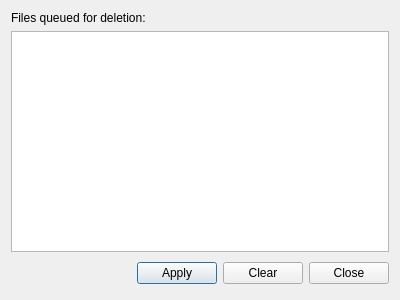
<?xml version="1.0" encoding="UTF-8"?>
<ui version="4.0">
 <class>QueueDialog</class>
 <widget class="QDialog" name="QueueDialog">
  <property name="windowModality">
   <enum>Qt::ApplicationModal</enum>
  </property>
  <property name="geometry">
   <rect>
    <x>0</x>
    <y>0</y>
    <width>400</width>
    <height>300</height>
   </rect>
  </property>
  <property name="windowTitle">
   <string>Operation Queue</string>
  </property>
  <layout class="QVBoxLayout" name="verticalLayout">
   <item>
    <widget class="QLabel" name="titleLabel">
     <property name="text">
      <string>Files queued for deletion:</string>
     </property>
    </widget>
   </item>
   <item>
    <widget class="QListView" name="fileList">
     <property name="alternatingRowColors">
      <bool>true</bool>
     </property>
    </widget>
   </item>
   <item>
    <layout class="QHBoxLayout">
     <property name="spacing">
      <number>6</number>
     </property>
     <property name="margin">
      <number>0</number>
     </property>
     <item>
      <spacer>
       <property name="orientation">
        <enum>Qt::Horizontal</enum>
       </property>
       <property name="sizeHint" stdset="0">
        <size>
         <width>131</width>
         <height>31</height>
        </size>
       </property>
      </spacer>
     </item>
     <item>
      <widget class="QPushButton" name="applyButton">
       <property name="text">
        <string>Apply</string>
       </property>
      </widget>
     </item>
     <item>
      <widget class="QPushButton" name="clearButton">
       <property name="text">
        <string>Clear</string>
       </property>
      </widget>
     </item>
     <item>
      <widget class="QPushButton" name="closeButton">
       <property name="text">
        <string>Close</string>
       </property>
      </widget>
     </item>
    </layout>
   </item>
  </layout>
 </widget>
 <resources/>
 <connections>
  <connection>
   <sender>applyButton</sender>
   <signal>clicked()</signal>
   <receiver>QueueDialog</receiver>
   <slot>accept()</slot>
   <hints>
    <hint type="sourcelabel">
     <x>278</x>
     <y>253</y>
    </hint>
    <hint type="destinationlabel">
     <x>96</x>
     <y>254</y>
    </hint>
   </hints>
  </connection>
  <connection>
   <sender>closeButton</sender>
   <signal>clicked()</signal>
   <receiver>QueueDialog</receiver>
   <slot>reject()</slot>
   <hints>
    <hint type="sourcelabel">
     <x>369</x>
     <y>253</y>
    </hint>
    <hint type="destinationlabel">
     <x>179</x>
     <y>282</y>
    </hint>
   </hints>
  </connection>
 </connections>
</ui>
